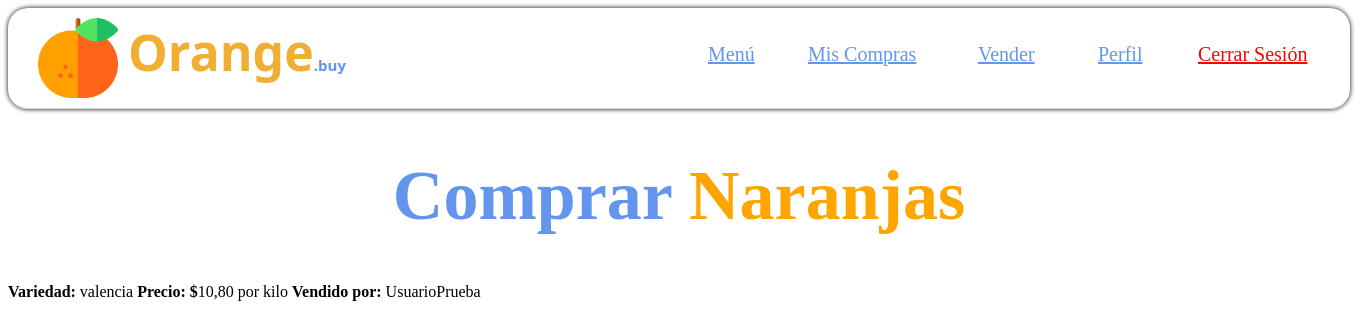
The app's page /tienda/producto/47/ (signed in) with its own data.
### tienda/models.py (models this page shows, shortened)
class Producto(models.Model):
    vendedor = models.ForeignKey(User, on_delete=models.CASCADE, related_name='ventas')
    precio_por_kilo = models.DecimalField(max_digits=6, decimal_places=2)
    kilos_disponibles = models.PositiveIntegerField()
    cantidad_vendida = models.PositiveIntegerField(default=0)
    fecha_inicio = models.DateTimeField(auto_now_add=True)
    activo = models.BooleanField(default=True)
    descuento = models.DecimalField(max_digits=4, decimal_places=2, default=0.00)
    TIPOS_NARANJA = [
        ("valencia", "Valencia"),
        ("navel", "Navel"),
        ("sanguina", "Sanguina"),
        ("otra", "Otra variedad"),
    ]
    tipo = models.CharField(max_length=20, choices=TIPOS_NARANJA)

### tienda/views.py (the view)
# urls.py: path('producto/<int:producto_id>/', views.producto, name='producto'),
@login_required
def producto(request, producto_id):
    producto = get_object_or_404(Producto, id=producto_id)
    return render(request, 'tienda/producto.html', {'producto': producto})

### tienda/templates/tienda/producto.html (shortened to what this page needs)
{% load static %}
<!DOCTYPE html>
<html lang="en">
<head>
</head>
<body>
    <div class="header">
        <img src="{% static 'manager/naranja.png' %}" id="logo">
        <h3 class="titulo_header">Orange<span style="color:cornflowerblue; font-size: 15px;">.buy</span></h3>
        <a class="referencia" href="{% url 'menu_tienda' %}">Menú</a>
        <a class="referencia" href="{% url 'menu_tienda' %}">Mis Compras</a>
        <a class="referencia" href="{% url 'vender' %}">Vender</a>
        <a class="referencia" href="{% url 'menu_tienda' %}">Perfil</a>
        <a class="referencia" href="{% url 'cerrar_sesion' %}" style="color:red">Cerrar Sesión</a>
    </div>
    <h1>Comprar <span style="color:orange;">Naranjas</span></h1>
    <strong>Variedad: </strong>{{ producto.tipo }}
    <strong>Precio: $</strong>{{ producto.precio_por_kilo}} por kilo
    <strong>Vendido por: </strong>{{ producto.vendedor.username }}
</body>
</html>

### tienda/templates/tienda/producto.html (style rules this page uses)
body { font-family: Verdana; }
.header { display: grid; grid-template-columns: 100px 600px 100px 170px 120px 100px 150px; border-bottom: 0.5px solid lightgray; box-shadow: 0 0 5px 0; border-radius: 20px; }
#logo { width: 80px; margin: 10px 20px 10px 30px; }
.titulo_header { margin: 10px 5px 20px 20px; font-size: 50px; color:cornflowerblue; font-family: 'Segoe UI'; color:rgb(240, 174, 50); }
.referencia { text-align: left; font-size: 20px; color:cornflowerblue; margin: 35px 0px 20px 0px; }
h1 { font-size: 70px; text-align: center; color:cornflowerblue; }

### records on screen
Producto: tipo "valencia", precio_por_kilo "10,80", vendedor.username "UsuarioPrueba"
